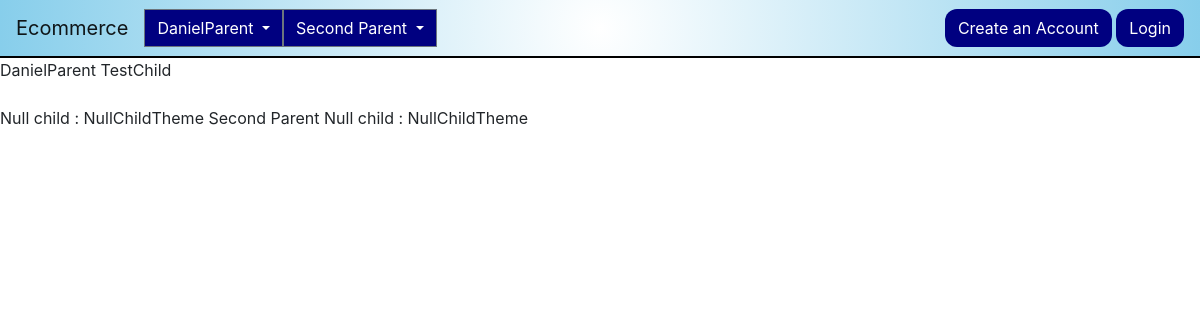
Screenshot of /shop-by-category/ with the database file from the repository.
### apps/themes/models.py (models this page shows, shortened)
class BaseTheme(models.Model):
    title = models.CharField(
        max_length=50,
        blank=False,
        null=False
    )
    description = models.CharField(
        max_length=750,
        blank=True,
        null=True
    )
    is_active = models.BooleanField(
        blank=False,
        null=False,
        help_text="Select this if you want item to be displayed on website",
        default=False
    )

class ParentTheme(BaseTheme):
    class Meta:
        verbose_name = "Parent Theme"
        verbose_name_plural = 'Parent Themes'

class BaseTheme(models.Model):
    title = models.CharField(
        max_length=50,
        blank=False,
        null=False
    )
    description = models.CharField(
        max_length=750,
        blank=True,
        null=True
    )
    is_active = models.BooleanField(
        blank=False,
        null=False,
        help_text="Select this if you want item to be displayed on website",
        default=False
    )

class ChildTheme(BaseTheme):
    parent_theme = models.ForeignKey(
        ParentTheme,
        blank=True,
        null=True,
        on_delete=models.SET_NULL,
        help_text="Example: Winter child theme would go into seasonal parent theme"
    )
    slug = models.SlugField(
        max_length=50,
        blank=True,
        null=True
    )
    class Meta:
        verbose_name = "Child Theme"
        verbose_name_plural = 'Child Themes'

### apps/themes/views.py (the view)
# urls.py: path('shop-by-category/', views.all_themes),
def all_themes(request):
    parent_theme = ParentTheme.objects.filter(is_active=True)
    child_theme = ChildTheme.objects.filter(is_active=True)
    return render(request, 'themes/all_themes.html',
                  {'parent_theme': parent_theme, 'child_theme': child_theme})

### templates/themes/all_themes.html (shortened to what this page needs)
{% extends "base/index.html" %}
{% block content %}
{% for parent_theme in parent_theme %}
    {{ parent_theme.title }}
    {% for child_theme in child_theme %}
        {% if child_theme.parent_theme == parent_theme %}
            {{ child_theme.title }}
            <br>
            <br>
        {% elif child_theme.parent_theme is None %}
            Null child : {{ child_theme.title }}
        {% endif %}
    {% endfor %}
{% endfor %}
{% endblock content%}

### templates/base/index.html (shortened to what this page needs)
<html lang="en">
  <head>
    <link rel="stylesheet" href="https://cdn.jsdelivr.net/npm/bootstrap@4.3.1/dist/css/bootstrap.min.css">
  </head>
  <body>
    <nav class="navbar navbar-expand-lg navbar-light">
      <a class="navbar-brand" href="#">Ecommerce</a>
      {% for parent in parent_theme %}
      <div class="dropdown">
        <button class="btn btn-secondary dropdown-toggle" type="button" id="dropdownMenuButton" data-toggle="dropdown" aria-haspopup="true" aria-expanded="false">
          {{ parent.title }}
        </button>
      </div>
    {% endfor %}
        <div class="ml-auto">
          <a href="accountcreate.html" class="btn btn-rounded">Create an Account</a>
          <a href="login.html" class="btn btn-rounded">Login</a>
        </div>
    </nav>
</body>
{% block content %}
{% endblock content %}

### templates/base/index.html (style rules this page uses)
.navbar { background: radial-gradient(circle at center, white, skyblue); border-bottom: 2px solid black; }
.navbar .btn { color: white; background-color: navy; border-radius: 0; }
.navbar .btn-rounded { border-radius: 12px; }

### rows the page displays
ParentTheme: title "DanielParent"
ParentTheme: title "Second Parent"
ChildTheme: title "TestChild"
ChildTheme: title "NullChildTheme"
